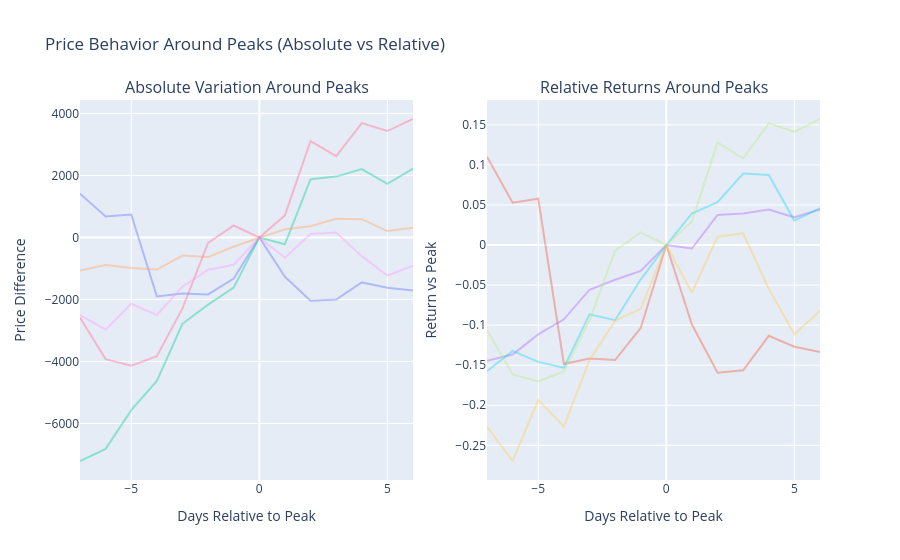

The code cell stored with this chart in its notebook:
### Markdown cell above
**Price Behavior Around Peaks**

*Analyze the typical price pattern before and after randomly selected peak events, using relative returns centered at the peak (t = 0).*

### Code cell
NB_PEAKS_TO_DISPLAY = 5

peaks_position = random.sample(range(len(peaks)), NB_PEAKS_TO_DISPLAY)
random_peaks = peaks.iloc[peaks_position]

# 2 subplots (1 ligne, 2 colonnes)
fig = make_subplots(
    rows=1, cols=2,
    subplot_titles=[
        "Absolute Variation Around Peaks",
        "Relative Returns Around Peaks"
    ]
)

for index, row in random_peaks.iterrows():
    # skip bords
    if index < 7 or index > len(df) - 7:
        continue

    df_slice = df.iloc[index-7:index+7]

    x = list(range(-7, 7))

    # Absolute
    y_abs = df_slice["close"] - row["close"]

    fig.add_trace(
        go.Scatter(
            x=x,
            y=y_abs,
            mode="lines",
            opacity=0.4,
            showlegend=False
        ),
        row=1, col=1
    )

    # Relative
    y_rel = (df_slice["close"] / row["close"]) - 1

    fig.add_trace(
        go.Scatter(
            x=x,
            y=y_rel,
            mode="lines",
            opacity=0.4,
            showlegend=False
        ),
        row=1, col=2
    )

# Layout
fig.update_layout(
    title="Price Behavior Around Peaks (Absolute vs Relative)",
)

fig.update_xaxes(title_text="Days Relative to Peak", row=1, col=1)
fig.update_xaxes(title_text="Days Relative to Peak", row=1, col=2)

fig.update_yaxes(title_text="Price Difference", row=1, col=1)
fig.update_yaxes(title_text="Return vs Peak", row=1, col=2)

fig.show()

### Figure 1 — Plotly figure (JSON) as saved in the notebook; plotly's stock layout.template omitted (floating-point values rounded to 4 significant figures)
{"data": [{"mode": "lines", "opacity": 0.4, "showlegend": false, "type": "scatter", "x": [-7, -6, -5, -4, -3, -2, -1, 0, 1, 2, 3, 4, 5, 6], "xaxis": "x", "y": [1410.0, 675.0, 740.0, -1900.0, -1811.0, -1838.0, -1325.0, 0.0, -1270.0, -2040.0, -2001.0, -1450.0, -1625.0, -1711.0], "yaxis": "y"}, {"mode": "lines", "opacity": 0.4, "showlegend": false, "type": "scatter", "x": [-7, -6, -5, -4, -3, -2, -1, 0, 1, 2, 3, 4, 5, 6], "xaxis": "x2", "y": [0.1102, 0.05274, 0.05781, -0.1484, -0.1415, -0.1436, -0.1035, 0.0, -0.09921, -0.1594, -0.1563, -0.1133, -0.1269, -0.1337], "yaxis": "y2"}, {"mode": "lines", "opacity": 0.4, "showlegend": false, "type": "scatter", "x": [-7, -6, -5, -4, -3, -2, -1, 0, 1, 2, 3, 4, 5, 6], "xaxis": "x", "y": [-7209.0, -6818.0, -5568.0, -4629.0, -2784.0, -2166.0, -1617.0, 0.0, -217.7, 1878.0, 1963.0, 2207.0, 1725.0, 2220.0], "yaxis": "y"}, {"mode": "lines", "opacity": 0.4, "showlegend": false, "type": "scatter", "x": [-7, -6, -5, -4, -3, -2, -1, 0, 1, 2, 3, 4, 5, 6], "xaxis": "x2", "y": [-0.1444, -0.1366, -0.1115, -0.09273, -0.05578, -0.0434, -0.0324, 0.0, -0.004361, 0.03762, 0.03932, 0.04421, 0.03456, 0.04448], "yaxis": "y2"}, {"mode": "lines", "opacity": 0.4, "showlegend": false, "type": "scatter", "x": [-7, -6, -5, -4, -3, -2, -1, 0, 1, 2, 3, 4, 5, 6], "xaxis": "x", "y": [-1064.0, -892.2, -985.1, -1034.0, -584.0, -633.5, -291.0, 0.0, 266.0, 361.1, 603.1, 591.0, 206.1, 310.1], "yaxis": "y"}, {"mode": "lines", "opacity": 0.4, "showlegend": false, "type": "scatter", "x": [-7, -6, -5, -4, -3, -2, -1, 0, 1, 2, 3, 4, 5, 6], "xaxis": "x2", "y": [-0.1575, -0.1321, -0.1459, -0.1531, -0.08647, -0.09379, -0.04308, 0.0, 0.03938, 0.05346, 0.0893, 0.08751, 0.03052, 0.04591], "yaxis": "y2"}, {"mode": "lines", "opacity": 0.4, "showlegend": false, "type": "scatter", "x": [-7, -6, -5, -4, -3, -2, -1, 0, 1, 2, 3, 4, 5, 6], "xaxis": "x", "y": [-2580.0, -3923.0, -4135.0, -3830.0, -2289.0, -172.2, 384.8, 0.0, 713.1, 3109.0, 2622.0, 3687.0, 3431.0, 3820.0], "yaxis": "y"}, {"mode": "lines", "opacity": 0.4, "showlegend": false, "type": "scatter", "x": [-7, -6, -5, -4, -3, -2, -1, 0, 1, 2, 3, 4, 5, 6], "xaxis": "x2", "y": [-0.1062, -0.1616, -0.1703, -0.1577, -0.09423, -0.00709, 0.01584, 0.0, 0.02936, 0.128, 0.108, 0.1518, 0.1413, 0.1573], "yaxis": "y2"}, {"mode": "lines", "opacity": 0.4, "showlegend": false, "type": "scatter", "x": [-7, -6, -5, -4, -3, -2, -1, 0, 1, 2, 3, 4, 5, 6], "xaxis": "x", "y": [-2506.0, -2976.0, -2137.0, -2500.0, -1590.0, -1039.0, -879.6, 0.0, -656.1, 113.5, 161.4, -601.9, -1229.0, -908.5], "yaxis": "y"}, {"mode": "lines", "opacity": 0.4, "showlegend": false, "type": "scatter", "x": [-7, -6, -5, -4, -3, -2, -1, 0, 1, 2, 3, 4, 5, 6], "xaxis": "x2", "y": [-0.227, -0.2695, -0.1935, -0.2264, -0.144, -0.09416, -0.07967, 0.0, -0.05943, 0.01028, 0.01462, -0.05453, -0.1113, -0.0823], "yaxis": "y2"}], "layout": {"annotations": [{"font": {"size": 16}, "showarrow": false, "text": "Absolute Variation Around Peaks", "x": 0.225, "xanchor": "center", "xref": "paper", "y": 1, "yanchor": "bottom", "yref": "paper"}, {"font": {"size": 16}, "showarrow": false, "text": "Relative Returns Around Peaks", "x": 0.775, "xanchor": "center", "xref": "paper", "y": 1, "yanchor": "bottom", "yref": "paper"}], "title": {"text": "Price Behavior Around Peaks (Absolute vs Relative)"}, "xaxis": {"anchor": "y", "domain": [0, 0.45], "title": {"text": "Days Relative to Peak"}}, "xaxis2": {"anchor": "y2", "domain": [0.55, 1], "title": {"text": "Days Relative to Peak"}}, "yaxis": {"anchor": "x", "domain": [0, 1], "title": {"text": "Price Difference"}}, "yaxis2": {"anchor": "x2", "domain": [0, 1], "title": {"text": "Return vs Peak"}}}}
